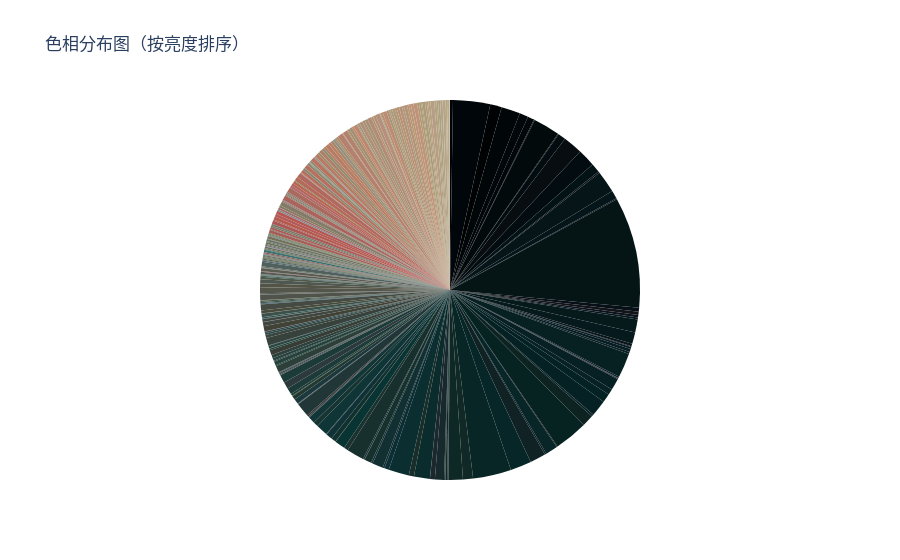

Notebook code cell kept with this figure:
### Code cell
import plotly.graph_objects as go

# Sort the DataFrame by 'H' column
df_merged_sorted = df_merged.sort_values('L')

colors = ['rgb({},{},{})'.format(r, g, b) for r, g, b in zip(df_merged_sorted['R'], df_merged_sorted['G'], df_merged_sorted['B'])]


fig = go.Figure(data=go.Pie(labels=df_merged_sorted['H'], values=df_merged_sorted['v'], marker=dict(colors=colors), textinfo='none', direction='clockwise', sort=False))
fig.update_layout(title='色相分布图（按亮度排序）', showlegend=False)
fig.show()

### Figure 1 — Plotly figure (JSON) as saved in the notebook; plotly's stock layout.template omitted (floating-point values rounded to 4 significant figures; data arrays with more than 128 entries replaced by an {"elided": "..."} marker saying what was removed)
{"data": [{"direction": "clockwise", "labels": {"elided": "361 int values"}, "marker": {"colors": {"elided": "361 str values"}}, "sort": false, "textinfo": "none", "type": "pie", "values": {"elided": "361 int values"}}], "layout": {"showlegend": false, "title": {"text": "色相分布图（按亮度排序）"}}}
